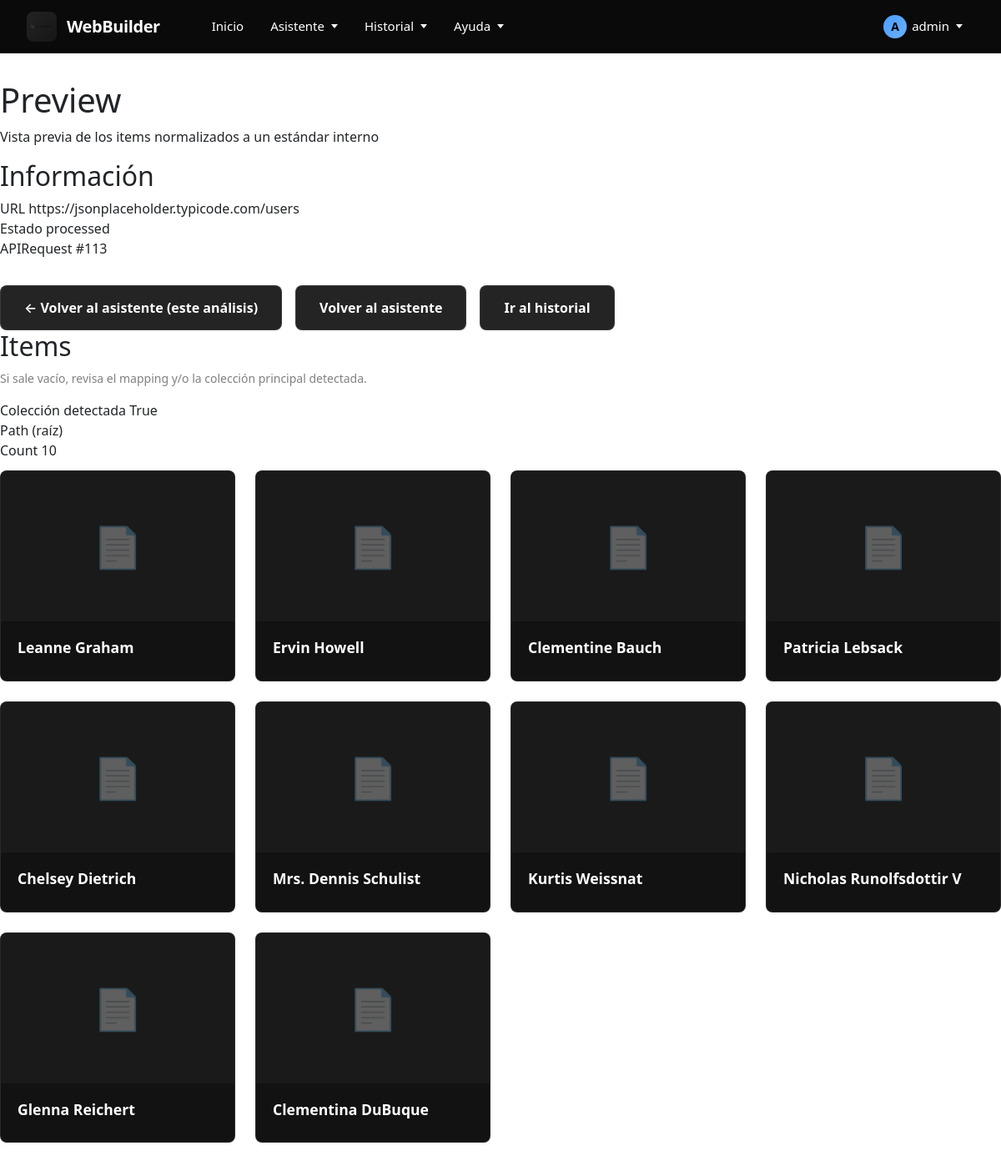
/preview/113 (signed in), run on the app's committed database.
### WebBuilder/models.py (models this page shows, shortened)
class APIRequest(models.Model):
    user = models.ForeignKey(User, on_delete=models.CASCADE, related_name='api_requests')   # Usuario dueño
    api_url = models.URLField("URL de la API")                                              # URL introducida
    date = models.DateTimeField(auto_now_add=True)                                          # Fecha del análisis
    raw_data = models.TextField(blank=True, null=True)                                      # Datos en crudo (raw)
    parsed_data = models.JSONField(blank=True, null=True)                                   # Datos parseados
    STATUS_CHOICES = [
        ("pending", "Pendiente"),
        ("processed", "Procesada"),
        ("error", "Error"),
    ]
    status = models.CharField(max_length=20, choices=STATUS_CHOICES, default="pending")     # Estado del analisis
    response_summary = models.TextField(blank=True, null=True)                              # Resumen del analisis
    error_message = models.TextField(blank=True, null=True)                                 # Mensaje tras el analisis
    field_mapping = models.JSONField(blank=True, null=True)                                 # Estructura de campos guardados

### WebBuilder/views/preview.py (the view)
# urls.py: path("preview/<int:api_request_id>", views.preview, name="preview"),
@login_required
def preview(request, api_request_id: int):
    api_request_obj = APIRequest.objects.filter(id=api_request_id, user=request.user).first()
    if not api_request_obj:
        return HttpResponse("No encontrado.", status=404)
    field_mapping = api_request_obj.field_mapping or get_mapping(request)
    if not api_request_obj.parsed_data:
        messages.warning(request, "No hay datos parseados para este análisis.")
        return redirect("assistant")
    analysis_result = build_analysis(
        api_request_obj.parsed_data,
        raw_text=api_request_obj.raw_data or ""
    )
    normalized_items = normalize_items(
        parsed_data=api_request_obj.parsed_data,
        analysis_result=analysis_result,
        field_mapping=field_mapping,
        limit=20,
    )
    return render(request, "WebBuilder/preview.html", {
        "api_request": api_request_obj,
        "analysis": analysis_result,
        "saved_mapping": field_mapping,
        "items": normalized_items,
    })

### WebBuilder/utils/analysis/helpers.py (called while the page is built, shortened)
def get_by_path(parsed_data: object, path: list):
    node = parsed_data
    return node

def _normalize_key(text: str) -> str:
    return text.strip().lower()

def _is_url(value: object) -> bool:
    if not isinstance(value, str):
        return False
    lowered = value.strip().lower()
    return lowered.startswith("http://") or lowered.startswith("https://")

def _is_date(value: object) -> bool:
    if not isinstance(value, str):
        return False
    text = value.strip()
    if re.search(r"\d{4}[-/]\d{2}[-/]\d{2}", text):
        return True
    if re.search(r"\d{4}-\d{2}-\d{2}T", text):
        return True
    return False

def _is_number(value: object) -> bool:
    return isinstance(value, (int, float)) and not isinstance(value, bool)

def _path_display(path: list | None) -> str:
    if path is None:
        return "—"
    if path == []:
        return "(raíz)"

### WebBuilder/utils/mapping.py (called while the page is built)
def get_mapping(request) -> dict:
    return request.session.get(SESSION_MAPPING_KEY, {}) or {}

### WebBuilder/utils/normalizer.py (called while the page is built, shortened)
def _truncate(text: str, max_len: int = 600) -> str:
    text = (text or "").strip()
    if len(text) <= max_len:
        return text
    return text[: max_len - 1].rstrip() + "…"

def _to_text(value: Any, *, max_len: int = 600) -> str:
    if value is None:
        return ""
    if isinstance(value, str):
        return _truncate(value, max_len=max_len)

def _get_nested(item: Any, key: str) -> Any:
    if not key:
        return None
    if not isinstance(item, dict):
        return None
    if "." in key:
        node: Any = item
        for part in key.split("."):
            if isinstance(node, dict) and part in node:
                node = node.get(part)
            else:
                return None
        return node
    return item.get(key)

def _pick_text(item: dict, keys: list[str], *, max_len: int = 600) -> str:
    for k in keys:
        v = _get_nested(item, k)
        txt = _to_text(v, max_len=max_len)
        if txt:
            return txt
    return ""

def _pick_url(item: dict, keys: list[str]) -> str:
    for k in keys:
        v = _get_nested(item, k)
        txt = _to_text(v, max_len=1200)
        if not txt:
            continue
        candidate = txt.strip().split()[0]
        if _looks_like_url(candidate):
            return candidate
    return ""

### WebBuilder/utils/parsers.py (called while the page is built)
def detect_format(raw_text: str) -> str:
    trimmed = raw_text.lstrip()
    if trimmed.startswith("{") or trimmed.startswith("["):
        return "json"
    if trimmed.startswith("<"):
        return "xml"
    return "unknown"

### WebBuilder/templates/WebBuilder/preview.html (shortened to what this page needs)
{% extends 'WebBuilder/base.html' %}
{% load static %}
{% block body_class %}preview{% endblock %}
{% block content %}
<div class="wb-container">
  <header class="wb-header">
    <h1 class="wb-title">Preview</h1>
    <p class="wb-subtitle">Vista previa de los items normalizados a un estándar interno</p>
  </header>
  <section class="wb-card">
    <h2 class="wb-card__title">Información</h2>
    <div class="wb-kv">
      <div class="wb-kv__item wb-kv__item--full">
        <span class="wb-kv__k">URL</span>
        <span class="wb-kv__v wb-mono">{{ api_request.api_url }}</span>
      </div>
      <div class="wb-kv__item">
        <span class="wb-kv__k">Estado</span>
        <span class="wb-kv__v">{{ api_request.status }}</span>
      </div>
      <div class="wb-kv__item">
        <span class="wb-kv__k">APIRequest</span>
        <span class="wb-kv__v">#{{ api_request.id }}</span>
      </div>
    </div>
    <div class="wb-actions">
      <a class="wb-btn wb-btn--secondary" href="{% url 'assistant' %}?api_request_id={{ api_request.id }}">
        ← Volver al asistente (este análisis)
      </a>
      <a class="wb-btn wb-btn--secondary" href="{% url 'assistant' %}">
        Volver al asistente
      </a>
      <a class="wb-btn wb-btn--secondary" href="{% url 'history' %}">
        Ir al historial
      </a>
    </div>
  </section>
  <section class="wb-card">
    <h2 class="wb-card__title">Items</h2>
    <p class="wb-hint">Si sale vacío, revisa el mapping y/o la colección principal detectada.</p>
    <div class="wb-kv" style="margin-bottom:12px;">
      <div class="wb-kv__item">
        <span class="wb-kv__k">Colección detectada</span>
        <span class="wb-kv__v">{{ analysis.main_collection.found }}</span>
      </div>
      <div class="wb-kv__item">
        <span class="wb-kv__k">Path</span>
        <span class="wb-kv__v wb-mono">{{ analysis.main_collection.path_display }}</span>
      </div>
      <div class="wb-kv__item">
        <span class="wb-kv__k">Count</span>
        <span class="wb-kv__v">{{ analysis.main_collection.count }}</span>
      </div>
    </div>
    {% if items %}
      <div class="wb-preview-grid">
        {% for it in items %}
          <div class="wb-preview-item">
            {% if it.image %}
              <img src="{{ it.image }}" alt="{{ it.title }}" class="wb-preview-item__image">
            {% else %}
              <div class="wb-preview-item__image" style="display:flex;align-items:center;justify-content:center;background:#1a1a1a;">
                <span style="font-size:3rem;opacity:0.3;">📄</span>
              </div>
            {% endif %}
            <div class="wb-preview-item__content">
              <h3 class="wb-preview-item__title">{{ it.title|default:"(Sin título)"|truncatewords:10 }}</h3>
            </div>
          </div>
        {% endfor %}
      </div>
    {% else %}
      <p class="wb-muted">
        No se han podido extraer items normalizados. Revisa el mapping y/o el path de la colección principal.
      </p>
    {% endif %}
  </section>
</div>
{% endblock %}

### WebBuilder/templates/WebBuilder/navbar_new.html (shortened to what this page needs)
{% load static %}
<nav class="wb-navbar">
  <div class="wb-navbar-container">
    <a href="{% url 'home' %}" class="wb-navbar-brand">
      <div class="wb-navbar-logo">
        <img src="{% static 'images/logo.png' %}" alt="WebBuilder">
      </div>
      <span class="wb-navbar-title">WebBuilder</span>
    </a>
    <div class="wb-nav-menu">
      <a href="{% url 'home' %}"
         class="wb-nav-link {% if request.resolver_match.url_name == 'home' %}wb-nav-link--active{% endif %}">
        Inicio
      </a>
      <div class="wb-nav-item" data-dropdown="asistente">
        <div class="wb-nav-link {% if request.resolver_match.url_name == 'assistant' %}wb-nav-link--active{% endif %}">
          Asistente
          <span class="wb-nav-arrow"></span>
        </div>
      </div>
      <div class="wb-nav-item" data-dropdown="historial">
        <div class="wb-nav-link {% if request.resolver_match.url_name == 'history' %}wb-nav-link--active{% endif %}">
          Historial
          <span class="wb-nav-arrow"></span>
        </div>
      </div>
      <div class="wb-nav-item" data-dropdown="ayuda">
        <div class="wb-nav-link">
          Ayuda
          <span class="wb-nav-arrow"></span>
        </div>
      </div>
    </div>
    <div class="wb-nav-right">
      {% if user.is_authenticated %}
        <div class="wb-nav-item" data-dropdown="user">
          <div class="wb-nav-link">
            <span class="wb-user-icon">{{ user.username|first|upper }}</span>
            {{ user.username }}
            <span class="wb-nav-arrow"></span>
          </div>
        </div>
      {% endif %}
    </div>
  </div>
</nav>

### WebBuilder/static/css/assistant.css (style rules this page uses)
:root { --bg-primary: #121212; --bg-secondary: #1a1a1a; --bg-tertiary: #242424; --text-primary: #ffffff; --text-secondary: #b0b0b0; --text-muted: #808080; --accent-blue: #4a9eff; --accent-blue-hover: #6bb0ff; --border-color: rgba(255, 255, 255, 0.1); --border-color-hover: rgba(255, 255, 255, 0.2); --shadow-sm: 0 2px 8px rgba(0, 0, 0, 0.4); --shadow-md: 0 4px 16px rgba(0, 0, 0, 0.6); --sidebar-width: 280px; --sidebar-collapsed-width: 60px; --transition-speed: 0.3s; --navbar-height: 64px; }
* { margin: 0; padding: 0; box-sizing: border-box; }
.wb-hint { margin-top: 0.5rem; font-size: 0.875rem; color: var(--text-muted); }
.wb-actions { display: flex; gap: 1rem; margin-top: 2rem; flex-wrap: wrap; }
.wb-btn { padding: 0.875rem 1.75rem; border-radius: 8px; font-size: 1rem; font-weight: 600; cursor: pointer; border: none; transition: all 0.2s ease; text-decoration: none; display: inline-flex; align-items: center; justify-content: center; }
.wb-btn--secondary { background: var(--bg-tertiary); color: var(--text-primary); border: 1px solid var(--border-color); }
.wb-preview-grid { display: grid; grid-template-columns: repeat(auto-fill, minmax(280px, 1fr)); gap: 1.5rem; margin-bottom: 2rem; }
.wb-preview-item { background: var(--bg-primary); border: 1px solid var(--border-color); border-radius: 8px; overflow: hidden; transition: all 0.2s ease; }
.wb-preview-item__image { width: 100%; height: 180px; object-fit: cover; background: var(--bg-tertiary); }
.wb-preview-item__content { padding: 1.25rem; }
.wb-preview-item__title { font-size: 1.1rem; font-weight: 600; margin-bottom: 0.5rem; color: var(--text-primary); line-height: 1.3; }

### WebBuilder/static/css/navbar_new.css (style rules this page uses)
:root { --navbar-bg: #0a0a0a; --navbar-border: rgba(255, 255, 255, 0.08); --navbar-text: #ffffff; --navbar-text-hover: #ffffff; --navbar-text-muted: rgba(255, 255, 255, 0.6); --navbar-hover-bg: rgba(255, 255, 255, 0.06); --navbar-active-bg: rgba(255, 255, 255, 0.1); --navbar-accent: #4a9eff; --dropdown-bg: #0f0f0f; --dropdown-border: rgba(255, 255, 255, 0.1); --dropdown-shadow: 0 20px 40px rgba(0, 0, 0, 0.6); --navbar-height: 64px; }
.wb-navbar { background-color: var(--navbar-bg); position: fixed; top: 0; left: 0; right: 0; z-index: 1000; border-bottom: 1px solid var(--navbar-border); height: var(--navbar-height); backdrop-filter: blur(10px); -webkit-backdrop-filter: blur(10px); }
.wb-navbar-container { max-width: 1400px; margin: 0 auto; display: flex; align-items: center; justify-content: space-between; padding: 0 2rem; height: 100%; }
.wb-navbar-brand { display: flex; align-items: center; gap: 0.75rem; text-decoration: none; color: var(--navbar-text); font-weight: 700; font-size: 1.25rem; transition: opacity 0.2s ease; }
.wb-navbar-logo { width: 36px; height: 36px; border-radius: 8px; display: flex; align-items: center; justify-content: center; overflow: hidden; background: linear-gradient(135deg, rgba(255, 255, 255, 0.1), rgba(255, 255, 255, 0.05)); }
.wb-navbar-logo img { width: 100%; height: 100%; object-fit: contain; }
.wb-navbar-title { font-size: 1.25rem; font-weight: 700; letter-spacing: -0.02em; }
.wb-nav-menu { display: flex; align-items: center; gap: 0.25rem; flex: 1; margin-left: 3rem; }
.wb-nav-item { position: relative; }
.wb-nav-link { display: flex; align-items: center; gap: 0.375rem; padding: 0.625rem 0.875rem; color: var(--navbar-text); text-decoration: none; font-size: 0.9375rem; font-weight: 500; border-radius: 8px; transition: all 0.2s ease; cursor: pointer; white-space: nowrap; }
.wb-nav-arrow { width: 0; height: 0; border-left: 4px solid transparent; border-right: 4px solid transparent; border-top: 5px solid currentColor; transition: transform 0.3s ease; margin-left: 2px; }
.wb-nav-right { display: flex; align-items: center; gap: 0.75rem; }
.wb-user-icon { width: 28px; height: 28px; border-radius: 50%; background: linear-gradient(135deg, var(--navbar-accent), #6bb0ff); display: inline-flex; align-items: center; justify-content: center; font-weight: 600; font-size: 0.875rem; color: #000; }
body { padding-top: var(--navbar-height); }
:root { --navbar-height: 64px; }
body { padding-top: var(--navbar-height) !important; margin: 0; }
.wb-navbar { z-index: 1000 !important; }
.wb-container { padding-top: 2rem; }

### WebBuilder/static/css/home.css (style rules this page uses)
:root { --bg-dark: #0a0a0a; --bg-darker: #050505; --text-primary: #ffffff; --text-secondary: #b0b0b0; --accent-blue: #4a9eff; --accent-purple: #a855f7; --accent-cyan: #06b6d4; }

### data on the page
APIRequest: api_url "https://jsonplaceholder.typicode.com/users", status "processed", id "113"

### other printed values
{{ user.username|first|upper }} "A"
{{ user.username }} "admin"
{{ analysis.main_collection.found }} "True"
{{ analysis.main_collection.path_display }} "(raíz)"
{{ analysis.main_collection.count }} "10"
{{ it.title|default:"(Sin título)"|truncatewords:10 }} "Leanne Graham" "Ervin Howell" "Clementine Bauch" "Patricia Lebsack" "Chelsey Dietrich" "Mrs. Dennis Schulist" "Kurtis Weissnat" "Nicholas Runolfsdottir V" "Glenna Reichert" "Clementina DuBuque"
